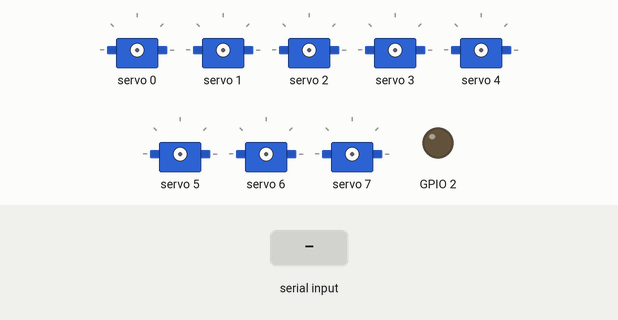
This sketch was run on a simulated ESP32. Shown: 8 × servo, output pins drawn as LEDs (lit = HIGH). Inputs (shaded band) come from the test bench. What the sketch prints to the serial monitor is not drawn.

Above: at 0.0 s.
At 1.8 s:
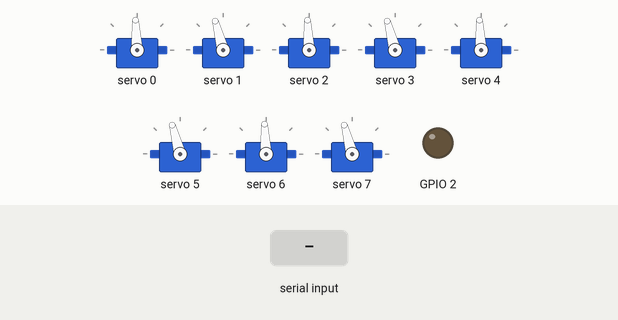
At 3.4 s:
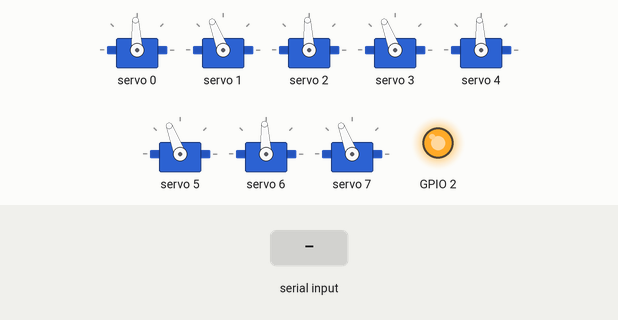
3.5 s: "90,45\n" received over Serial
Timing chart, 0 to 6.5 s (numbered marks = the images above; inputs shaded):
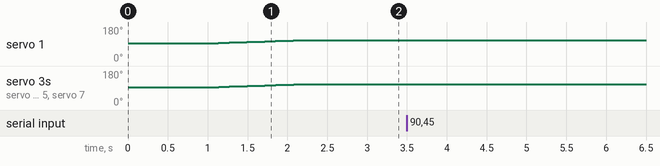

The sketch:

spider_robot_esp32.ino
```cpp
/*
 * spider_robot_esp32.ino  — FIXED VERSION with debug
 * ====================================================
 * Board : DOIT ESP32 DEVKIT V1
 * SDA   : GPIO 21
 * SCL   : GPIO 22
 * Baud  : 115200
 *
 * Receives CSV from ROS2 hardware_bridge.py:
 *   fr1,fr2,fl1,fl2,rr1,rr2,rl1,rl2  (degrees, -90 to +90)
 */

#include <Wire.h>
#include <Adafruit_PWMServoDriver.h>

Adafruit_PWMServoDriver pwm = Adafruit_PWMServoDriver(0x40);

// ── Servo pulse calibration ────────────────────────────────
// Tune SERVO_MIN / SERVO_MAX if servos don't reach full range
#define SERVO_MIN  102    // -90 deg  ~0.5ms pulse
#define SERVO_MID  307    //   0 deg  ~1.5ms pulse
#define SERVO_MAX  512    // +90 deg  ~2.5ms pulse

// ── Channel → joint mapping ───────────────────────────────
// CH0=fr1  CH1=fr2  CH2=fl1  CH3=fl2
// CH4=rr1  CH5=rr2  CH6=rl1  CH7=rl2

// ── State ─────────────────────────────────────────────────
String  rxBuf       = "";
bool    pca_ready   = false;
uint32_t lastRx     = 0;
uint32_t pktCount   = 0;
const uint32_t WATCHDOG_MS = 3000;   // return to stand if no data

// Standing pose in degrees
const float STAND[8] = {0, 17.2, 0, 17.2, 0, 17.2, 0, 17.2};
float current[8]     = {0, 0, 0, 0, 0, 0, 0, 0};

// ── Helpers ───────────────────────────────────────────────
int degToPulse(float deg) {
  deg = constrain(deg, -90.0f, 90.0f);
  float t = (deg + 90.0f) / 180.0f;          // 0.0 → 1.0
  return (int)(SERVO_MIN + t * (SERVO_MAX - SERVO_MIN));
}

void setAllServos(const float deg[8]) {
  for (int i = 0; i < 8; i++) {
    pwm.setPWM(i, 0, degToPulse(deg[i]));
    current[i] = deg[i];
  }
}

// Smooth move to target over ~ms milliseconds
void smoothMove(const float target[8], int ms = 800, int steps = 20) {
  float start[8];
  for (int i = 0; i < 8; i++) start[i] = current[i];
  int d = ms / steps;
  for (int s = 1; s <= steps; s++) {
    float t = (float)s / steps;
    float interp[8];
    for (int i = 0; i < 8; i++)
      interp[i] = start[i] + t * (target[i] - start[i]);
    setAllServos(interp);
    delay(d);
  }
}

// Parse "a,b,c,d,e,f,g,h\n" into float[8]
// Returns true if exactly 8 values parsed
bool parseCSV(const String &line, float out[8]) {
  String s = line;
  s.trim();
  if (s.length() == 0) return false;

  int idx = 0;
  int pos = 0;
  while (idx < 8 && pos <= (int)s.length()) {
    int comma = s.indexOf(',', pos);
    String token;
    if (comma == -1) {
      token = s.substring(pos);
      pos   = s.length() + 1;
    } else {
      token = s.substring(pos, comma);
      pos   = comma + 1;
    }
    token.trim();
    if (token.length() == 0) return false;
    out[idx++] = token.toFloat();
  }
  return (idx == 8);
}

// ── Setup ─────────────────────────────────────────────────
void setup() {
  Serial.begin(115200);
  Serial.setTimeout(20);
  delay(500);

  pinMode(2, OUTPUT);
  digitalWrite(2, LOW);

  Serial.println("\n==============================");
  Serial.println(" SpiderBot ESP32 — Fixed FW");
  Serial.println("==============================");

  // Init I2C + PCA9685
  Wire.begin(21, 22);
  pwm.begin();
  pwm.setOscillatorFrequency(27000000);
  pwm.setPWMFreq(50);
  delay(100);
  pca_ready = true;
  Serial.println("[OK] PCA9685 ready at 0x40");

  // Startup: zero then smooth to stand
  float zeros[8] = {0,0,0,0,0,0,0,0};
  setAllServos(zeros);
  delay(300);
  Serial.println("[OK] Moving to stand pose...");
  smoothMove(STAND, 1200, 30);
  Serial.println("[OK] Standing. Waiting for ROS2 data on Serial...");
  Serial.println("     Format: fr1,fr2,fl1,fl2,rr1,rr2,rl1,rl2 (degrees)");
  Serial.println("==============================\n");

  lastRx = millis();
  digitalWrite(2, HIGH);
}

// ── Loop ──────────────────────────────────────────────────
void loop() {
  // ── Read incoming serial bytes ────────────────────────
  while (Serial.available()) {
    char c = (char)Serial.read();

    if (c == '\n') {
      // Got a complete line — try to parse
      String line = rxBuf;
      rxBuf = "";

      if (line.length() < 5) continue;   // ignore empty/short lines

      float angles[8];
      if (parseCSV(line, angles)) {
        // Valid packet received
        setAllServos(angles);
        lastRx  = millis();
        pktCount++;

        // Blink LED on every packet
        digitalWrite(2, LOW);
        delayMicroseconds(800);
        digitalWrite(2, HIGH);

        // Print debug every 20 packets (~1 second at 20Hz)
        if (pktCount % 20 == 0) {
          Serial.print("[RX #"); Serial.print(pktCount);
          Serial.print("] fr1="); Serial.print(angles[0], 1);
          Serial.print(" fr2="); Serial.print(angles[1], 1);
          Serial.print(" fl1="); Serial.print(angles[2], 1);
          Serial.print(" fl2="); Serial.print(angles[3], 1);
          Serial.print(" rr1="); Serial.print(angles[4], 1);
          Serial.print(" rr2="); Serial.print(angles[5], 1);
          Serial.print(" rl1="); Serial.print(angles[6], 1);
          Serial.print(" rl2="); Serial.println(angles[7], 1);
        }
      } else {
        // Bad packet — print for debug
        Serial.print("[ERR] Bad packet: '");
        Serial.print(line);
        Serial.println("'");
      }

    } else if (c != '\r') {
      rxBuf += c;
      if (rxBuf.length() > 200) rxBuf = "";  // overflow guard
    }
  }

  // ── Watchdog ─────────────────────────────────────────
  if ((millis() - lastRx) > WATCHDOG_MS && pktCount > 0) {
    static bool warned = false;
    if (!warned) {
      Serial.println("[WARN] No data for 3s — returning to stand");
      smoothMove(STAND, 800, 20);
      warned = true;
    }
    // Slow blink = waiting
    digitalWrite(2, (millis() / 600) % 2);
  } else if ((millis() - lastRx) < WATCHDOG_MS) {
    static bool warned = false;
    warned = false;
  }
}
```

Measured:
- after the input at 3.5 s, every drawn part: stays the same
